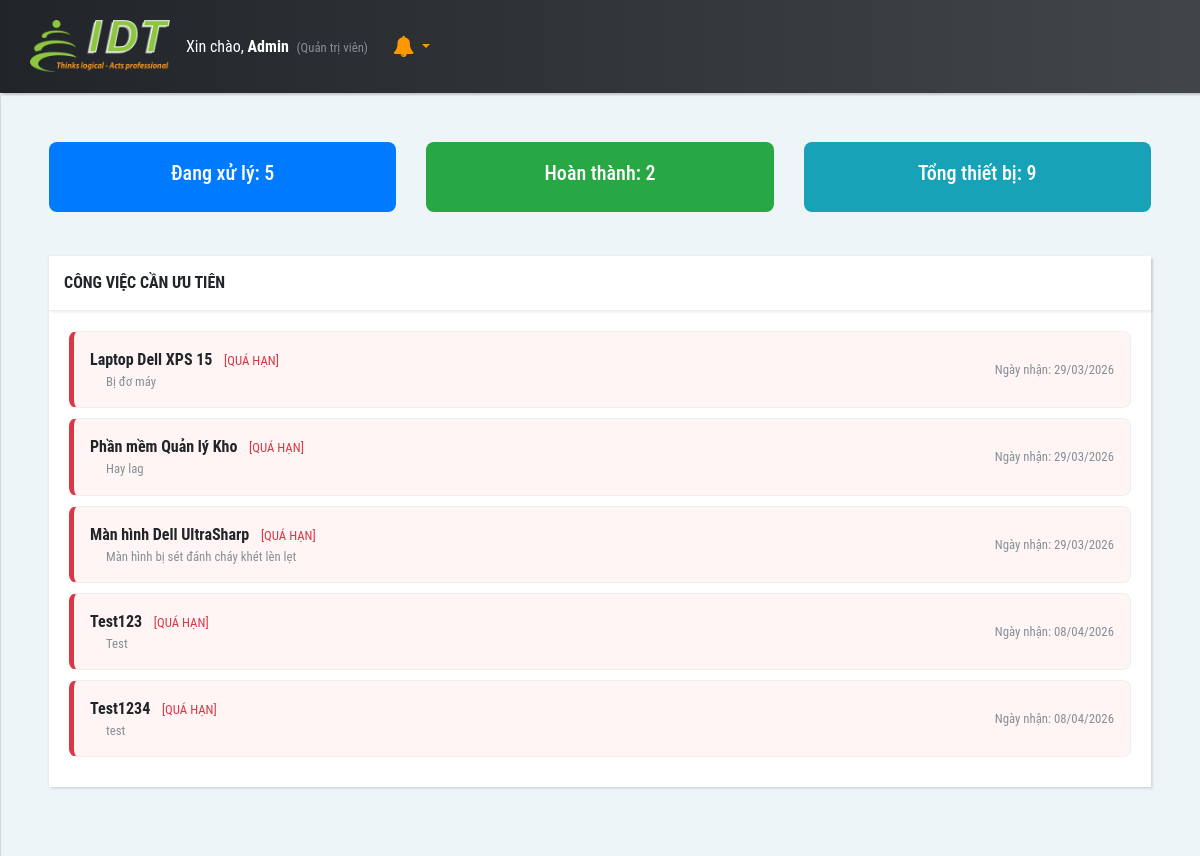
Before: /frontend/admin/dashboard.php (signed in) with the older database file.
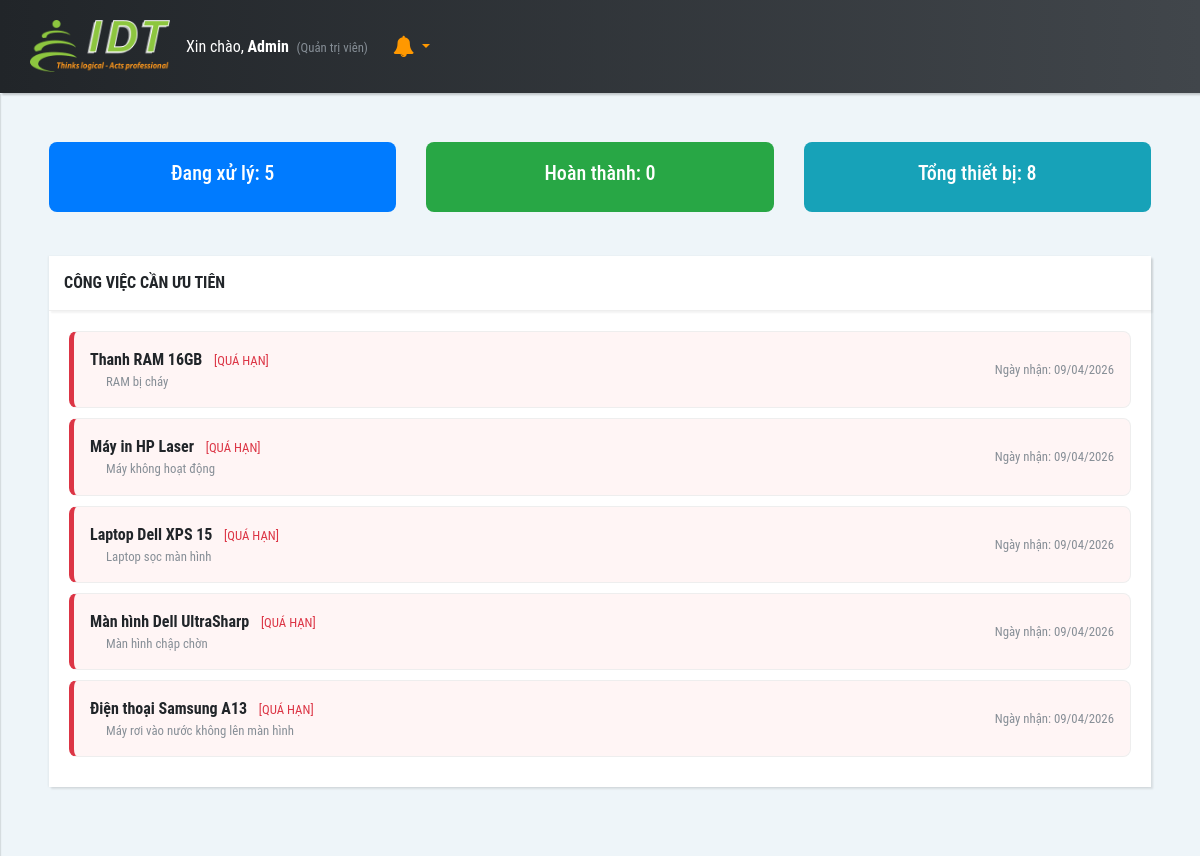
After: the same page with the newer database file.
### tables this page shows
CREATE TABLE `repair_tickets` (
  `id` int(11) NOT NULL,
  `device_id` int(11) DEFAULT NULL,
  `device_name` varchar(150) DEFAULT NULL,
  `reported_serial` varchar(100) DEFAULT NULL,
  `customer_id` int(11) NOT NULL,
  `assigned_to` int(11) DEFAULT NULL,
  `user_id` int(11) DEFAULT NULL,
  `received_date` date DEFAULT NULL,
  `assigned_date` date DEFAULT NULL,
  `due_date` date DEFAULT NULL,
  `description` text DEFAULT NULL,
  `status` enum('pending','repairing','completed','cancelled') DEFAULT 'pending',
  `progress` int(3) NOT NULL DEFAULT 0,
  `created_at` timestamp NOT NULL DEFAULT current_timestamp(),
  `updated_at` timestamp NOT NULL DEFAULT current_timestamp() ON UPDATE current_timestamp()
);

### frontend/admin/dashboard.php (the view, shortened to what the changed rows need)
<?php
require_once "../../backend/config/database.php";
$currentRole  = $_SESSION['role'];
$currentUserId = $_SESSION['user_id'];
$sql_stats = "SELECT
    (SELECT COUNT(*) FROM repair_tickets WHERE status != 'completed') as dang_xu_ly,
    (SELECT COUNT(*) FROM repair_tickets WHERE status = 'completed') as da_xong,
    (SELECT COUNT(*) FROM devices) as tong_may";
$res_stats = mysqli_query($conn, $sql_stats);
$stats = mysqli_fetch_assoc($res_stats);
$sql_tasks = "SELECT rt.*, COALESCE(d.name, rt.device_name) as device_name
              FROM repair_tickets rt
              LEFT JOIN devices d ON rt.device_id = d.id
              WHERE rt.status != 'completed' " . ($currentRole === 'staff' ? "AND rt.user_id = $currentUserId " : "") . "
              ORDER BY rt.created_at ASC LIMIT 5";
$tasks = mysqli_query($conn, $sql_tasks);
?>
<!DOCTYPE html>
<html lang="vi">
<head>
    <link rel="stylesheet" href="css/bootstrap.min.css">
    <link rel="stylesheet" href="font-awesome-4.7.0/css/font-awesome.min.css">
    <link rel="stylesheet" href="css/style.default.css" id="theme-stylesheet">
    <link rel="stylesheet" href="css/style.css">
    <link rel="stylesheet" href="css/dashboard.css">
</head>
<body>
<div class="page">
    <div class="page-content d-flex align-items-stretch">
        <div class="content-inner w-100">
            <div class="p-4">
                <div class="row" style="text-align: center;">
                    <div class="col-md-4">
                        <div class="stat-card bg-success">
                            <h5>Hoàn thành: <?= $stats['da_xong'] ?></h5>
                        </div>
                    </div>
                    <div class="col-md-4">
                        <div class="stat-card bg-info">
                            <h5>Tổng thiết bị: <?= $stats['tong_may'] ?></h5>
                        </div>
                    </div>
                </div>
                <div class="card mt-4">
                    <div class="card-body">
                        <?php while($row = mysqli_fetch_assoc($tasks)):
                            $isOverdue = (strtotime($row['created_at']) < strtotime('-3 days'));
                        ?>
                        <div class="task-item p-3 d-flex justify-content-between align-items-center <?= $isOverdue ? 'task-overdue' : '' ?>">
                            <div>
                                <strong><?= htmlspecialchars($row['device_name']) ?></strong>
                                <?php if($isOverdue): ?><span class="text-danger small ml-2">[QUÁ HẠN]</span><?php endif; ?>
                                <p class="mb-0 text-muted small ml-3"><?= htmlspecialchars($row['description']) ?></p>
                            </div>
                            <small class="text-muted">Ngày nhận: <?= date('d/m/Y', strtotime($row['created_at'])) ?></small>
                        </div>
                        <?php endwhile; ?>
                    </div>
                </div>
            </div>
        </div>
    </div>
</div>
</body>
</html>

Changed rows visible on the page:
removed repair_tickets: device_name "Laptop Dell XPS 15", shows "[QUÁ HẠN]", description "Bị đơ máy", created_at "29/03/2026"
removed repair_tickets: device_name "Phần mềm Quản lý Kho", shows "[QUÁ HẠN]", description "Hay lag", created_at "29/03/2026"
removed repair_tickets: device_name "Màn hình Dell UltraSharp", shows "[QUÁ HẠN]", description "Màn hình bị sét đánh cháy khét lèn lẹt", created_at "29/03/2026"
removed repair_tickets: device_name "Test123", shows "[QUÁ HẠN]", description "Test", created_at "08/04/2026"
removed repair_tickets: device_name "Test1234", shows "[QUÁ HẠN]", description "test", created_at "08/04/2026"
added repair_tickets: device_name "Thanh RAM 16GB", shows "[QUÁ HẠN]", description "RAM bị cháy", created_at "09/04/2026"
added repair_tickets: device_name "Máy in HP Laser", shows "[QUÁ HẠN]", description "Máy không hoạt động", created_at "09/04/2026"
added repair_tickets: device_name "Laptop Dell XPS 15", shows "[QUÁ HẠN]", description "Laptop sọc màn hình", created_at "09/04/2026"
added repair_tickets: device_name "Màn hình Dell UltraSharp", shows "[QUÁ HẠN]", description "Màn hình chập chờn", created_at "09/04/2026"
added repair_tickets: device_name "Điện thoại Samsung A13", shows "[QUÁ HẠN]", description "Máy rơi vào nước không lên màn hình", created_at "09/04/2026"
Other visible differences:
$stats['da_xong']: "2" → "0"
$stats['tong_may']: "9" → "8"
